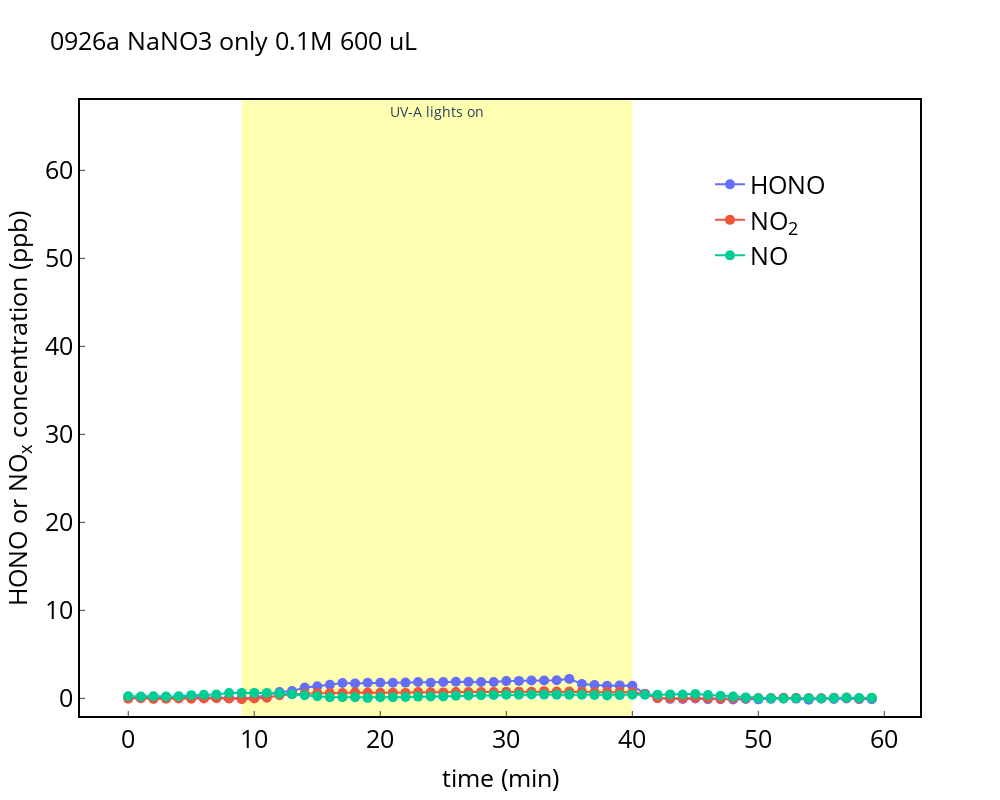

The notebook cell this image was saved under:
### Markdown cell above
# combine all data  in one dataframe; align with time and plot them together

### Code cell
df=pd.merge(pd.merge(pd.merge(df_hono_icad,df_no2_icad,on='date_time'),df_nox_t200,on='date_time'),df_rh,on='date_time')
# df=pd.merge(pd.merge(df_hono_icad,df_no2_icad,on='date_time'),df_nox_t200,on='date_time')

# correct HONO background
print(df[df['date_time'] == '2023-09-26 09:08:00'])

# df.hono=df.hono-df.hono[46:76].mean()
time_start=35-10
# df=df[time_start:time_start+10+41+10]
df=df[time_start:time_start+60]

x_minutes=(df['date_time'] - df['date_time'][time_start]).dt.total_seconds().div(60).astype(int)
df['x_minutes']=x_minutes

x= df.x_minutes
# x= df.date_time

fig_1= go.Figure()
fig_1.add_trace(go.Scatter(x= x,y=df.hono,yaxis = "y1",mode='markers+lines',marker_size=10,line_width=2,name="HONO"))
fig_1.add_trace(go.Scatter(x= x,y=df.no2,yaxis = "y1",mode='markers+lines',marker_size=10,line_width=2,name="NO<sub>2</sub>"))
fig_1.add_trace(go.Scatter(x= x,y=df.no-0.175,yaxis = "y1",mode='markers+lines',marker_size=10,line_width=2,name="NO"))

# fig_1.add_trace(go.Scatter(x= df.date_time,y=df.no+df.no2+df.hono,yaxis = "y1",mode='markers+lines',marker_size=10,line_width=2,name="no"))
fig_1.update_layout(title='0926a NaNO3 only 0.1M 600 uL',titlefont=dict(color="black",size=25))
fig_1.update_layout(
  plot_bgcolor = 'white',paper_bgcolor = 'white',autosize=False,width=1000, height=800,
    xaxis=dict( title="time (min)",titlefont=dict(color="black",size=25),showline=True, mirror= True,tickfont=dict(color='black',size=25 ),linecolor="black", linewidth=2,ticks='inside'),
    yaxis=dict( title='HONO or NO<sub>x</sub> concentration (ppb)', 
               range=[-2,68],
               titlefont=dict(color="black",size=25),mirror= True,tickfont=dict(color='black',size=25 ),linecolor="black", linewidth=2,ticks='inside'),
    yaxis2=dict(title='',titlefont=dict(color="black",size=25),tickfont=dict(color="black" ,size=25),ticks='inside',anchor="free",overlaying="y", side="right", position=1, linecolor="black", linewidth=2,showticklabels = True) )
fig_1.update_layout(legend=dict(yanchor="top",y=0.9 ,xanchor="left",x=0.75,  font=dict( size=25,color="black")))
fig_1.update_layout(xaxis=dict(showgrid=False),
              yaxis=dict(showgrid=False)
)


fig_1.add_vrect(x0=9, x1=40,annotation_text="UV-A lights on",annotation_position="top",annotation_font_size=14,fillcolor="yellow", opacity=0.3,layer="below", line_width=0)

config = {'displayModeBar': True}

fig_1.show(config=config)
# fig_1.to_image('3.jpeg')

### Figure 1 — Plotly figure (JSON) as saved in the notebook; plotly's stock layout.template omitted (floating-point values rounded to 4 significant figures)
{"data": [{"line": {"width": 2}, "marker": {"size": 10}, "mode": "markers+lines", "name": "HONO", "type": "scatter", "x": [0, 1, 2, 3, 4, 5, 6, 7, 8, 9, 10, 11, 12, 13, 14, 15, 16, 17, 18, 19, 20, 21, 22, 23, 24, 25, 26, 27, 28, 29, 30, 31, 32, 33, 34, 35, 36, 37, 38, 39, 40, 41, 42, 43, 44, 45, 46, 47, 48, 49, 50, 51, 52, 53, 54, 55, 56, 57, 58, 59], "y": [0.1468, 0.0646, 0.07367, 0.1522, 0.1992, 0.1548, 0.1145, 0.09117, 0.0265, 0.01917, 0.07333, 0.4108, 0.7345, 0.8285, 1.231, 1.384, 1.553, 1.743, 1.705, 1.784, 1.787, 1.788, 1.793, 1.863, 1.79, 1.871, 1.892, 1.88, 1.871, 1.855, 1.967, 1.99, 2.034, 2.042, 2.056, 2.217, 1.636, 1.531, 1.44, 1.479, 1.434, 0.5393, 0.0125, -0.05283, -0.0545, -0.01617, -0.09433, -0.07867, -0.1277, -0.0765, -0.1072, -0.05283, -0.0116, -0.02333, -0.1462, -0.02083, -0.064, -0.016, -0.07867, -0.0965], "yaxis": "y"}, {"line": {"width": 2}, "marker": {"size": 10}, "mode": "markers+lines", "name": "NO<sub>2</sub>", "type": "scatter", "x": [0, 1, 2, 3, 4, 5, 6, 7, 8, 9, 10, 11, 12, 13, 14, 15, 16, 17, 18, 19, 20, 21, 22, 23, 24, 25, 26, 27, 28, 29, 30, 31, 32, 33, 34, 35, 36, 37, 38, 39, 40, 41, 42, 43, 44, 45, 46, 47, 48, 49, 50, 51, 52, 53, 54, 55, 56, 57, 58, 59], "y": [-0.03463, 0.01043, -0.05816, -0.02732, -0.007383, -0.02685, -0.01282, 0.0203, 0.001217, -0.09648, -0.006833, 0.07482, 0.3609, 0.4741, 0.5166, 0.5984, 0.619, 0.6025, 0.6988, 0.6673, 0.6366, 0.6548, 0.6263, 0.7158, 0.6963, 0.6822, 0.7161, 0.7287, 0.7148, 0.7195, 0.753, 0.7687, 0.7651, 0.8225, 0.7783, 0.7934, 0.7687, 0.696, 0.7161, 0.755, 0.699, 0.5106, 0.04132, 0.01555, 0.02753, 0.06498, 0.02923, -0.0256, 0.02023, 0.03416, 0.04792, 0.04285, 0.06725, 0.05762, 0.03065, 0.01538, 0.06605, 0.06072, 0.0008667, 0.03673], "yaxis": "y"}, {"line": {"width": 2}, "marker": {"size": 10}, "mode": "markers+lines", "name": "NO", "type": "scatter", "x": [0, 1, 2, 3, 4, 5, 6, 7, 8, 9, 10, 11, 12, 13, 14, 15, 16, 17, 18, 19, 20, 21, 22, 23, 24, 25, 26, 27, 28, 29, 30, 31, 32, 33, 34, 35, 36, 37, 38, 39, 40, 41, 42, 43, 44, 45, 46, 47, 48, 49, 50, 51, 52, 53, 54, 55, 56, 57, 58, 59], "y": [0.25, 0.2092, 0.24, 0.225, 0.25, 0.37, 0.415, 0.44, 0.6, 0.625, 0.625, 0.625, 0.55, 0.475, 0.365, 0.245, 0.1355, 0.125, 0.125, 0.05, 0.125, 0.125, 0.155, 0.205, 0.225, 0.225, 0.295, 0.325, 0.365, 0.39, 0.425, 0.425, 0.435, 0.43, 0.425, 0.425, 0.425, 0.38, 0.34, 0.375, 0.425, 0.425, 0.425, 0.455, 0.45, 0.4934, 0.385, 0.31, 0.225, 0.115, 0.025, 0.01, 0, 0.02, 0.025, -0.02, 0.035, 0.09, 0.04, 0.06], "yaxis": "y"}], "layout": {"annotations": [{"font": {"size": 14}, "showarrow": false, "text": "UV-A lights on", "x": 24.5, "xanchor": "center", "xref": "x", "y": 1, "yanchor": "top", "yref": "y domain"}], "autosize": false, "height": 800, "legend": {"font": {"color": "black", "size": 25}, "x": 0.75, "xanchor": "left", "y": 0.9, "yanchor": "top"}, "paper_bgcolor": "white", "plot_bgcolor": "white", "shapes": [{"fillcolor": "yellow", "layer": "below", "line": {"width": 0}, "opacity": 0.3, "type": "rect", "x0": 9, "x1": 40, "xref": "x", "y0": 0, "y1": 1, "yref": "y domain"}], "title": {"font": {"color": "black", "size": 25}, "text": "0926a NaNO3 only 0.1M 600 uL"}, "width": 1000, "xaxis": {"linecolor": "black", "linewidth": 2, "mirror": true, "showgrid": false, "showline": true, "tickfont": {"color": "black", "size": 25}, "ticks": "inside", "title": {"font": {"color": "black", "size": 25}, "text": "time (min)"}}, "yaxis": {"linecolor": "black", "linewidth": 2, "mirror": true, "range": [-2, 68], "showgrid": false, "tickfont": {"color": "black", "size": 25}, "ticks": "inside", "title": {"font": {"color": "black", "size": 25}, "text": "HONO or NO<sub>x</sub> concentration (ppb)"}}, "yaxis2": {"anchor": "free", "linecolor": "black", "linewidth": 2, "overlaying": "y", "position": 1, "showticklabels": true, "side": "right", "tickfont": {"color": "black", "size": 25}, "ticks": "inside", "title": {"font": {"color": "black", "size": 25}, "text": ""}}}}
